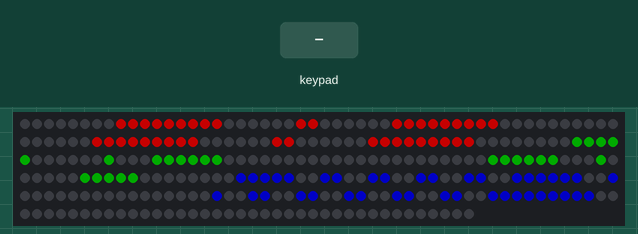
A sketch run on a simulated ESP32. Shown: 288 RGB LEDs in strip order, left to right, continuing on the next row. The test bench sets the inputs (shaded band). Dim RGB values are drawn brighter than linear; nothing arrives over Bluetooth unless stated; what the sketch prints to the serial monitor is not drawn.

Above: at 4.2 s.
4.3 s: key 'X' pressed
5.8 s: key 'S' pressed
Timing chart, 0 to 8.8 s (numbered marks = the images above; inputs shaded):
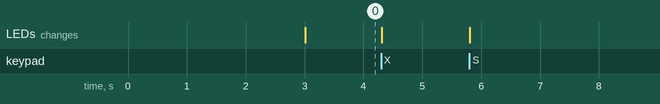

The sketch:

ps4_and_lightstrip_thomas.ino
```cpp
#include <PS4Controller.h>

#include <FastLED.h>

FASTLED_USING_NAMESPACE

// FastLED "100-lines-of-code" demo reel, showing just a few
// of the kinds of animation patterns you can quickly and easily
// compose using FastLED.
//
// This example also shows one easy way to define multiple
// animations patterns and have them automatically rotate.
//
// -Mark Kriegsman, December 2014


#define DATA_PIN    17
//#define CLK_PIN   4
#define LED_TYPE    WS2812B
#define COLOR_ORDER GRB
#define NUM_LEDS    288
CRGB leds[NUM_LEDS];

#define BRIGHTNESS          96
#define FRAMES_PER_SECOND  120
int index3;
CRGB currentPalette2;
void setup()
{
 Serial.begin(115200);
  Serial.println("Starting Arduino BLE Client application...");
  index3 =0;

    PS4.begin("b0:05:94:3c:25:d5");
  Serial.println("Initialization ready!");
  PS4.attachOnConnect(onConnection);
  PS4.attach(onEvent);
  currentPalette2 = CRGB::Red;
  //FastLED
    delay(3000); // 3 second delay for recovery
  Serial.println("init led ..");
  // tell FastLED about the LED strip configuration
  FastLED.addLeds<LED_TYPE,DATA_PIN,COLOR_ORDER>(leds, NUM_LEDS).setCorrection(TypicalLEDStrip);
  //FastLED.addLeds<LED_TYPE,DATA_PIN,CLK_PIN,COLOR_ORDER>(leds, NUM_LEDS).setCorrection(TypicalLEDStrip);

  // set master brightness control
  FastLED.setBrightness(BRIGHTNESS);
  SetNewNumber();
  Serial.println("finished");
}

void onEvent(){
bool Eventhappened = false;


  if(PS4.event.button_down.cross){
    Serial.println("cross pressed");
    index3++;
    Eventhappened = true;
    if(index3 > 288) index3 =287;
  }

  if(PS4.event.button_down.square){
     Serial.println("square pressed");
     index3--;
     Eventhappened = true;
     if(index3 < 0) index3 =0;
  }
  if(PS4.event.button_down.options)
  {
  index3 = 0;
  Eventhappened = true;
  }
  if(Eventhappened)
   SetNewNumber();
}

void onConnection() {

  if (PS4.isConnected()) {
    Serial.println("Controller connected.");
  }
}

void SetNewNumber() //Set Number but only on event
{
   int lastdigit =index3 % 10;
    int firstdigit =(index3 - lastdigit)/10;

    //left side
    SetLeftLEDPad(TranslateNumbers(firstdigit),0,CRGB::Red);
    SetLeftLEDPad(TranslateNumbers(lastdigit),48,CRGB::Red);
    ShowMiniNumber(lastdigit,96,CRGB::Green);

    //right side
    ShowMiniNumber_Inverted(firstdigit,96+40,CRGB::Green);
    SetLeftLEDPad(TranslateNumbers(2),48+96+16,CRGB::Blue);
    SetLeftLEDPad(TranslateNumbers(3),96+96+16,CRGB::Blue);

      Serial.print("X is");
  Serial.println(index3);
  FastLED.show();
}
void loop()
{
 //eventbased
    /*if (PS4.isConnected()){
    Serial.println("Connected!");
  }

  delay(500);*/
}

int TranslateNumbers(int Input)
{
  //translate number to bitwise output

  //1 ->rechts unten, rechter Streifen, rechts, Mitte, rechts oben

  /*
   * 1 unten rechts
   *  2 unten
   *  4 unten links
   *
   *  8 Mitte links
   *  16 Mitte
   *  32 Mitte rechts
   *
   *  64 oben links
   *  128 oben Mitte
   *  256 oben rechts
   *  512 s links -oben
   *  1024 s links unten
   *  2048 s rechts oben
   *  4096 s rechts unten
   */
  if(Input ==1)
  return(1+32+256+2048+4096);
    if(Input ==2)
  return(1+2+4+8+16+32+64+128+256+1024+2048);
  if(Input ==3)
  return(1+2+4+8+16+32+64+128+256+2048+4096);
  if(Input ==4)
  return(1+8+16+32+64+256+512+2048+4096);
  if(Input ==5)
  return(1+2+4+8+16+32+64+128+256+4096+512);
    if(Input ==6)
  return(1+2+4+8+16+32+64+128+256+512+1024+4096);
    if(Input ==7)
  return(1+32+128+256+2048+4096);
      if(Input ==8)
  return(1+2+4+8+16+32+64+128+256+512+1024+2048+4096);
      if(Input ==9)
  return(1+2+4+8+16+32+64+128+256+512+2048+4096);

  if(Input ==0)
  return(1+2+4+8+32+64+128+256+512+1024+2048+4096);

  return(0);
}

void ShowMiniNumber(int Number,int Verschiebung,CRGB Color)
{
    for(int x = 0; x <= 20;x++) //Reset Leds
    {
      leds[Verschiebung+x] = CRGB::Black;
    }
  //Panel = 3* 5
  if(Number == 0)
  {
    leds[Verschiebung+0] = Color;
    leds[Verschiebung+1] = Color;
    leds[Verschiebung+2] = Color;
    leds[Verschiebung+3] = Color;
    leds[Verschiebung+4] = Color;
    leds[Verschiebung+11] = Color;
    leds[Verschiebung+15] = Color;
    leds[Verschiebung+16] = Color;
    leds[Verschiebung+17] = Color;
    leds[Verschiebung+18] = Color;
    leds[Verschiebung+19] = Color;
    leds[Verschiebung+20] = Color;
  }
  else if (Number == 1)
  {
    leds[Verschiebung+14] = Color;
    leds[Verschiebung+16] = Color;
    leds[Verschiebung+17] = Color;
    leds[Verschiebung+18] = Color;
    leds[Verschiebung+19] = Color;
    leds[Verschiebung+20] = Color;
  }
  else if (Number == 2)
  {
      leds[Verschiebung+0] = Color;
      leds[Verschiebung+3] = Color;
      leds[Verschiebung+4] = Color;
      leds[Verschiebung+11] = Color;
      leds[Verschiebung+13] = Color;
      leds[Verschiebung+15] = Color;
      leds[Verschiebung+16] = Color;
      leds[Verschiebung+17] = Color;
      leds[Verschiebung+18] = Color;
      leds[Verschiebung+20] = Color;

  }
}
void ShowMiniNumber_Inverted(int Number,int Verschiebung,CRGB Color) //Platzverschiebung, da led Leiste von unten kommt
{
      for(int x = 0; x <= 20;x++) //Reset Leds
    {
      leds[Verschiebung+x] = CRGB::Black;
    }
    if(Number == 0)
  {
    leds[Verschiebung+3] = Color;
    leds[Verschiebung+4] = Color;
    leds[Verschiebung+5] = Color;
    leds[Verschiebung+6] = Color;
    leds[Verschiebung+7] = Color;
    leds[Verschiebung+8] = Color;
    leds[Verschiebung+12] = Color;
    leds[Verschiebung+19] = Color;
    leds[Verschiebung+20] = Color;
    leds[Verschiebung+21] = Color;
    leds[Verschiebung+22] = Color;
    leds[Verschiebung+23] = Color;
  }
   else if (Number == 1)
  {
    leds[Verschiebung+9] = Color;
    leds[Verschiebung+19] = Color;
    leds[Verschiebung+20] = Color;
    leds[Verschiebung+21] = Color;
    leds[Verschiebung+22] = Color;
    leds[Verschiebung+23] = Color;
  }
  else if (Number == 2)
  {
      leds[Verschiebung+3] = Color;
      leds[Verschiebung+4] = Color;
      leds[Verschiebung+7] = Color;
      leds[Verschiebung+8] = Color;
      leds[Verschiebung+10] = Color;
      leds[Verschiebung+12] = Color;
      leds[Verschiebung+19] = Color;
      leds[Verschiebung+21] = Color;
      leds[Verschiebung+22] = Color;
      leds[Verschiebung+23] = Color;

  }
}
void SetLeftLEDPad(int CompareVal, int Verschiebung,CRGB currentPalette)
{
  if(CompareVal & 1) //unten Rechts
  {
    leds[39+Verschiebung] = currentPalette;
  }
  else
  {
    leds[39+Verschiebung] = CRGB::Black;
  }
  if(CompareVal & 2) //unten
  {
    leds[23+Verschiebung] = currentPalette;
    leds[24+Verschiebung] = currentPalette;
  }
    else
  {
    leds[23+Verschiebung] = CRGB::Black;
    leds[24+Verschiebung] = CRGB::Black;
  }
    if(CompareVal & 4) //unten links
  {
    leds[8+Verschiebung] = currentPalette;
  }
    else
  {
    leds[8+Verschiebung] = CRGB::Black;
  }
  //Mitte
  if(CompareVal & 8)//Mitte links
  {
    leds[11+Verschiebung] = currentPalette;
    leds[12+Verschiebung] = currentPalette;
  }
  else
  {
    leds[11+Verschiebung] = CRGB::Black;
    leds[12+Verschiebung] = CRGB::Black;
  }


  if(CompareVal & 16)//Mitte
    {
    leds[19+Verschiebung] = currentPalette;
    leds[20+Verschiebung] = currentPalette;
    leds[27+Verschiebung] = currentPalette;
    leds[28+Verschiebung] = currentPalette;
  }
    else
  {
    leds[19+Verschiebung] = CRGB::Black;
    leds[20+Verschiebung] = CRGB::Black;
    leds[27+Verschiebung] = CRGB::Black;
    leds[28+Verschiebung] = CRGB::Black;
  }

    if(CompareVal & 32)//Mitte rechts
  {
    leds[35+Verschiebung] = currentPalette;
    leds[36+Verschiebung] = currentPalette;
  }
  else
  {
    leds[35+Verschiebung] = CRGB::Black;
    leds[36+Verschiebung] = CRGB::Black;
  }

  //oben
    if(CompareVal & 64)//links
  {
    leds[15+Verschiebung] = currentPalette;
  }
  else
  {
    leds[15+Verschiebung] = CRGB::Black;
  }


  if(CompareVal & 128)//Mitte
    {
    leds[16+Verschiebung] = currentPalette;
    leds[31+Verschiebung] = currentPalette;
  }
    else
  {
    leds[16+Verschiebung] = CRGB::Black;
    leds[31+Verschiebung] = CRGB::Black;
  }

   if(CompareVal & 256)// rechts
  {
    leds[32+Verschiebung] = currentPalette;
  }
  else
  {
    leds[32+Verschiebung] = CRGB::Black;
  }


  //Streifen links

   if(CompareVal & 512)// s_links_oben
   {
    leds[13+Verschiebung] = currentPalette;
    leds[14+Verschiebung] = currentPalette;
  }
    else
  {
    leds[13+Verschiebung] = CRGB::Black;
    leds[14+Verschiebung] = CRGB::Black;
  }

    if(CompareVal & 1024)//s_links_unten
   {
    leds[9+Verschiebung] = currentPalette;
    leds[10+Verschiebung] = currentPalette;
  }
    else
  {
    leds[9+Verschiebung] = CRGB::Black;
    leds[10+Verschiebung] = CRGB::Black;
  }

    //Streifen rechts


    if(CompareVal & 4096)//rechts unten
   {
    leds[37+Verschiebung] = currentPalette;
    leds[38+Verschiebung] = currentPalette;
  }
    else
  {
    leds[37+Verschiebung] = CRGB::Black;
    leds[38+Verschiebung] = CRGB::Black;
  }


   if(CompareVal & 2048)// s_rechts_oben
   {
    leds[33+Verschiebung] = currentPalette;
    leds[34+Verschiebung] = currentPalette;
  }
    else
  {
    leds[33+Verschiebung] = CRGB::Black;
    leds[34+Verschiebung] = CRGB::Black;
  }
}
```
